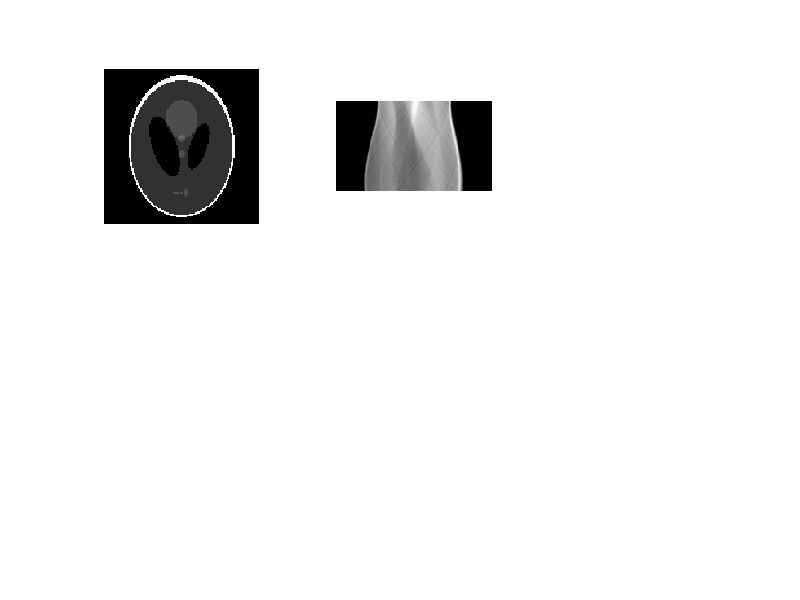

MATLAB code for this plot: (Note: this script raises an error after producing the figure.)
clc;
clear all; close all;

xd=120;

figure(1);
true_object = abs(phantom(xd));

subplot(2,3,1), imshow(true_object), [0 max(true_object(1))];

azi_angles = [1:1:100];
meas_data = radon(true_object,azi_angles);
subplot(2,3,2), imshow(meas_data' , [0 max(meas_data(:))]);
rec = ones(size(true_object)); %initial recunstructed image
sinogram_ones = ones(size(meas_data));
sens = iradon(sinogram_ones,azi_angles, 'none', xd);

    subplot(2,3,4), imshow(rec' , [0 max(rec(:))]);
pause
for it = 1:20
    
    fp = radon(rec, azi_angles);
        subplot(2,3,5), imshow(fp' , [0 max(fp(:))]);

    ratio = meas_data ./ (fp * 0.0001);
    subplot(2,3,3), imshow(ratio' , [0 max(ratio(:))]);
    bp_ratio = iradon(ratio,azi_angles, 'none', xd);
    
    subplot(2,3,6), imshow( bp_ratio' , [0 max( bp_ratio(:))]);

    rec = rec .* bp_ratio./sens;
    
    pause
    
    subplot(2,3,4), imshow(rec' , [0 max(rec(:))]);

    
end
